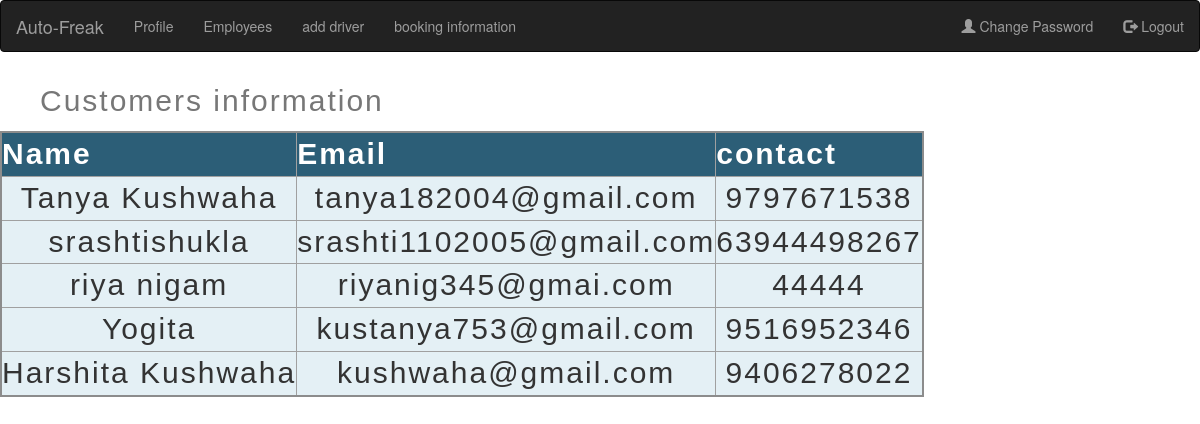
Page /admin_dashboard on the committed database.
### web/models.py (models this page shows)
class register(models.Model):
    name=models.CharField(max_length=30)
    contact=models.CharField(max_length=30)
    email=models.CharField(max_length=30)
    password=models.CharField(max_length=30)
    user_type=models.CharField(max_length=10)

### web/views.py (the view)
# urls.py: path('admin_dashboard',views.admin_dashboard,name='admin_dashboard'),
def admin_dashboard(request):
    data=register.objects.all()
    return render(request,'admin/dashboard.html',{'data':data})

### web/templates/admin/dashboard.html (shortened to what this page needs)
<!DOCTYPE html>
<html lang="en">
<head>
    <link rel="stylesheet" href=
"https://maxcdn.bootstrapcdn.com/bootstrap/3.4.0/css/bootstrap.min.css">
  <link rel="stylesheet" href=
"https://maxcdn.bootstrapcdn.com/bootstrap/3.4.0/css/bootstrap.min.css">
</head>
<body>
  <nav class="navbar navbar-inverse">
		<div class="container-fluid">
			<div class="navbar-header">
				<a class="navbar-brand" href="#">
					Auto-Freak</a>
			</div>
			<ul class="nav navbar-nav">
				<li><a href="{% url 'admin_dashboard' %}">Profile</a></li>
				<li><a href="{% url 'admin_employees' %}">Employees</a></li>
				<li><a href="{% url 'admin_car' %}">add driver</a></li>
        <li><a href="{% url 'admin_addedoffers' %}">booking information </a></li>
			</ul>
			<ul class="nav navbar-nav navbar-right">
				<li><a href="{% url 'admin_changepassword' %}">
					<span class="glyphicon glyphicon-user"></span>
					Change Password</a></li>
				<li><a href="{% url 'admin_logout' %}">
					<span class="glyphicon glyphicon-log-out"></span>
					Logout</a></li>
			</ul>
		</div>
	</nav>
  <table>
    <caption>
      Customers information
    </caption>
    <thead>
      <tr>
        <th scope="col">Name</th>
        <th scope="col">Email</th>
        <th scope="col">contact</th>
      </tr>
    </thead>
  {% for i in data %}
  <tr>
      <td>{{i.name}}</td>
      <td>{{i.email}}</td>
      <td>{{i.contact}}</td>
  </tr>
  {% endfor %}
</body>
</html>

### web/templates/admin/dashboard.html (style rules this page uses)
thead, tfoot { background-color: #2c5e77; color: #fff; }
table { border-collapse: collapse; border: 2px solid rgb(140 140 140); font-family: sans-serif; font-size: 3rem; letter-spacing: 2px; }
caption { caption-side: top; padding: 40px; }
th, td { border: 1px solid rgb(160 160 160); padding: 35px 40px; }
td { text-align: center; }

### rows in the picture
register: name "Tanya Kushwaha", email "tanya182004@gmail.com", contact "9797671538"
register: name "srashtishukla", email "srashti1102005@gmail.com", contact "63944498267"
register: name "riya nigam", email "riyanig345@gmai.com", contact "44444"
register: name "Yogita", email "kustanya753@gmail.com", contact "9516952346"
register: name "Harshita Kushwaha", email "kushwaha@gmail.com", contact "9406278022"
